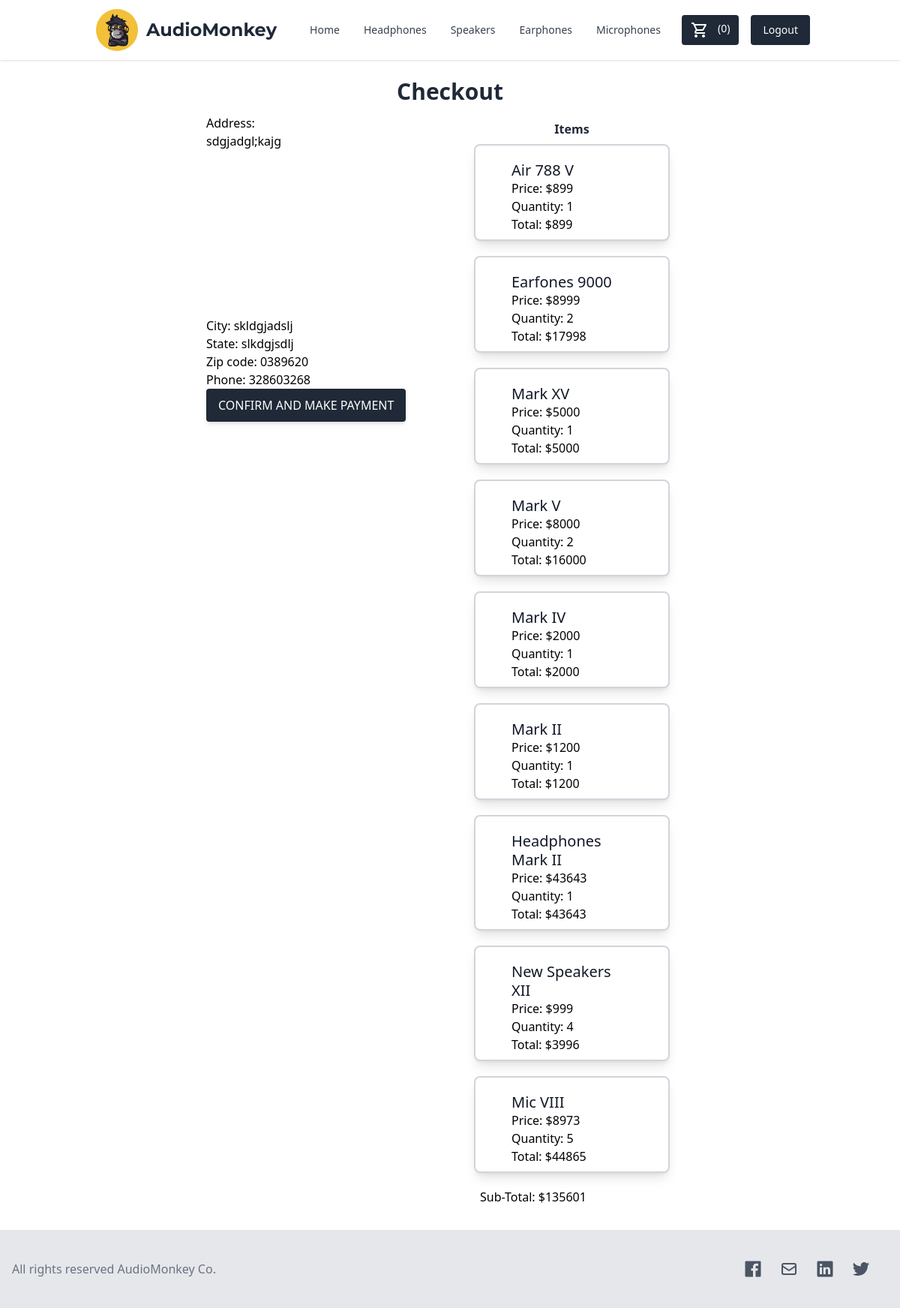
The app's page /checkout (signed in) with its own data.
### shop/models.py (models this page shows, shortened)
class ShippingAddress(models.Model):
    user = models.OneToOneField(User, on_delete=models.CASCADE)
    address = models.TextField()
    city = models.CharField(max_length=150)
    state = models.CharField(max_length=150)
    zip_code = models.CharField(max_length=20)
    phone = models.IntegerField()

class OrderItem(models.Model):
    order = models.ForeignKey(Order, on_delete=models.CASCADE)
    item = models.OneToOneField(Item, on_delete=models.CASCADE)
    quantity = models.IntegerField(default=0)
    date_added = models.DateTimeField(auto_now_add=True)
    orderItemTotal = models.IntegerField(default=0, blank=True)

class Item(models.Model):
    name = models.CharField(max_length=200)
    category = models.CharField(max_length=100, choices=[
        ('headphones', 'Headphones'),
        ('speakers', 'Speakers'),
        ('earphones', 'Earphones'),
        ('microphones', 'Microphones')
    ])
    slug = models.CharField(max_length=100, blank=True)
    desc = models.TextField()
    price = models.IntegerField()
    stock = models.IntegerField(default=10)
    rating = models.IntegerField(default=0, validators=[
        MaxValueValidator(5),
        MinValueValidator(0)
    ])
    image = models.ImageField(upload_to="item_pics")
    date_listed = models.DateTimeField(default=timezone.now)

### shop/views.py (the view)
# urls.py: path('checkout', views.checkout, name="checkout"),
@login_required
def checkout(request):
    if request.method == 'POST':
        form = ShippingAddressForm(request.POST)
        if form.is_valid():
            address = form.save(commit=False)
            address.user = request.user
            address.save()
            messages.success(request, "Order Placed")
            return redirect('/')
    else:
        address = ShippingAddress.objects.filter(user=request.user).first()
        order, created = Order.objects.get_or_create(user=request.user)
        subTotal = order.orderTotal
        items = order.orderitem_set.all()
        cart = createCart(request)
        if address:
            form = ShippingAddressForm(instance=address)
        else:
            form = ShippingAddressForm()
        return render(request, 'shop/checkout.html', {'form': form, 'items': items, 'subTotal': subTotal})

### shop/forms.py
class ShippingAddressForm(forms.ModelForm):
    class Meta:
        model = ShippingAddress
        fields = ['address', 'city', 'state', 'zip_code', 'phone']

### shop/views.py (called while the page is built)
def createCart(request):
    items = Item.objects.all()
    cart = dict()
    user = request.user
    order = Order.objects.filter(user=user, placed=False).first()
    if order:
        orderItems = OrderItem.objects.filter(order = order)
        if orderItems:
            for item in orderItems.values_list('item_id', 'quantity'):
                cart[item[0]] = item[1]
            for item in items:
                if not cart.get(item.id):
                    cart[item.id] = 0
        else:
            for item in items:
                OrderItem.objects.create(order=order, item=item)
                cart[item.id] = 0
    return cart

### shop/templates/shop/checkout.html (shortened to what this page needs)
{% extends 'shop/base.html' %}
{% load tailwind_filters %}
{% block body %}
<div class="w-[650px] mx-auto my-6">
    <div class="text-3xl font-bold text-gray-800 text-center mb-3">Checkout</div>
    <div class="flex">
        <form method="post" class="w-1/2">
            {{form|crispy}}
            <button type="submit" class="inline-block px-4 py-3 bg-gray-800 text-white font-medium text-base leading-tight uppercase rounded shadow-md hover:bg-gray-700 hover:shadow-lg focus:bg-gray-700 focus:shadow-lg focus:outline-none focus:ring-0 active:bg-gray-800 active:shadow-lg transition duration-150 ease-in-out dec-button">Confirm and Make Payment</button>
        </form>
        <div class="w-1/2 mx-8 my-2">
            <div class="text-base font-bold text-gray-800 text-center mb-2">Items</div>
            {% for item in items %}
            {% if item.quantity %}
            <div class="flex flex-wrap w-full justify-center mb-5" id="card-{{item.item.id}}">
              <div class="flex flex-col gap-3 p-2 rounded-lg shadow-lg bg-white w-full border-2 border-gray-300">
                <div>
                  <a href="{% url 'detail-item' item.item.slug %}">
                    <h5 class="text-gray-900 text-xl leading-tight font-medium  mx-10">{{item.item.name}}</h5>
                  </a>
                  <div class="flex flex-col mx-8">
                    <span class="text-base mx-2 my-auto">Price: ${{item.item.price}}</span>
                    <span class="text-base mx-2 my-auto">Quantity: {{item.quantity}}</span>
                    <span class="text-base mx-2 my-auto">Total: ${{ item.orderItemTotal }}</span>
                  </div>
                </div>
              </div>
            </div>
            {% endif %}
            {% endfor %}
            <span class="text-base mx-2 my-auto">Sub-Total: ${{ subTotal }}</span>
        </div>
    </div>
</div>
{% endblock body %}

### records on screen
ShippingAddress: address "sdgjadgl;kajg", city "skldgjadslj", state "slkdgjsdlj", zip_code "0389620", phone "328603268"
OrderItem: item.name "Air 788 V", item.price "899", quantity "1", orderItemTotal "899"
OrderItem: item.name "Earfones 9000", item.price "8999", quantity "2", orderItemTotal "17998"
OrderItem: item.name "Mark XV", item.price "5000", quantity "1", orderItemTotal "5000"
OrderItem: item.name "Mark V", item.price "8000", quantity "2", orderItemTotal "16000"
OrderItem: item.name "Mark IV", item.price "2000", quantity "1", orderItemTotal "2000"
OrderItem: item.name "Mark II", item.price "1200", quantity "1", orderItemTotal "1200"
OrderItem: item.name "Headphones Mark II", item.price "43643", quantity "1", orderItemTotal "43643"
OrderItem: item.name "New Speakers XII", item.price "999", quantity "4", orderItemTotal "3996"
OrderItem: item.name "Mic VIII", item.price "8973", quantity "5", orderItemTotal "44865"

### other values on screen
{{ subTotal }} "135601"
